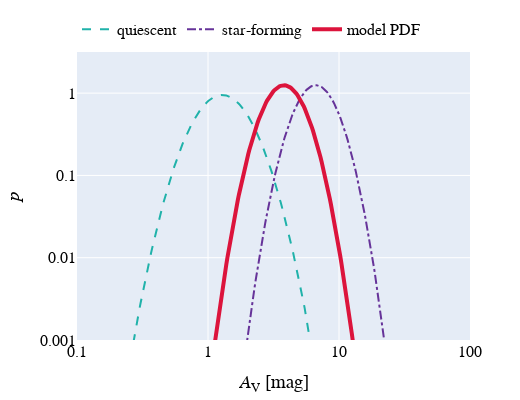

Notebook cell for this chart:
### Code cell
av_diff, pdf_diff, avtot_diff = pdfchem.makepdf(1.4, 0.42)
av_sf, pdf_sf, avtot_sf = pdfchem.makepdf(7, 0.32)

fig = go.Figure()
fig.add_trace(go.Scatter(x=av_diff, y=pdf_diff,
                    mode='lines',line=dict(color='LightSeaGreen', width=2, dash = 'dash'), hovertemplate = ' ',
                    name='quiescent'))
fig.add_trace(go.Scatter(x=av_sf, y=pdf_sf,
                    mode='lines', line=dict(color='RebeccaPurple ', width=2, dash = 'dashdot'),hovertemplate = ' ',
                    name='star-forming'))
if not PDF_input_flag.value:
    av_bar, s, metallicity = _mean.value, _width.value, metallicity.value
    av_m, pdf_m, avtot = pdfchem.makepdf(av_bar, s)
    fig.add_trace(go.Scatter(x=av_m, y=pdf_m, mode='lines', hovertemplate = ' ',
    line = dict(color='Crimson', width=4), name='model PDF'))
elif my_PDF.filename:
    try:
        d = np.genfromtxt(my_PDF.filepath)  # user specified PDF
        av = d[:,0]; pdf = d[:,1]
        fig.add_trace(go.Scatter(x=av_m, y=pdf_m, mode='lines', line = dict(color='Crimson', width=4), name='user PDF'), hovertemplate = ' ',)
    except:
        if my_PDF.filename[-4:] == 'fits':
            av, pdf = pdfchem.NH_fits_to_pdf(my_PDF.filepath)
            fig.add_trace(go.Scatter(x=av_m, y=pdf_m, mode='lines', line = dict(color='Crimson', width=4), name='user PDF'))
fig.update_xaxes(title_text='<i>A</i><sub>V</sub> [mag]', type='log', range = [-1, 2], nticks=4, title_font_family='Rockwell')
fig.update_yaxes(title_text='<i>p</i>', type='log', range = [-3, 0.5], nticks=4, title_font_family='Rockwell')

fig.update_layout(width = 520, height = 400,
                   margin=dict(l=50, r=50, b=50, t=25),
                   font=dict(family="Rockwell",size=16,color="black"),
                   hoverlabel_font=dict(family="Rockwell",size=18,color="white"),
                   legend=dict(orientation="h", yanchor="bottom", y=1.02,),
                   )
fig.show()

### Figure 1 — Plotly figure (JSON) as saved in the notebook; plotly's stock layout.template omitted (floating-point values rounded to 4 significant figures; data arrays with more than 128 entries replaced by an {"elided": "..."} marker saying what was removed)
{"data": [{"hovertemplate": " ", "line": {"color": "LightSeaGreen", "dash": "dash", "width": 2}, "mode": "lines", "name": "quiescent", "type": "scatter", "x": {"elided": "501 float values"}, "y": {"elided": "501 float values"}}, {"hovertemplate": " ", "line": {"color": "RebeccaPurple ", "dash": "dashdot", "width": 2}, "mode": "lines", "name": "star-forming", "type": "scatter", "x": {"elided": "501 float values"}, "y": {"elided": "501 float values"}}, {"hovertemplate": " ", "line": {"color": "Crimson", "width": 4}, "mode": "lines", "name": "model PDF", "type": "scatter", "x": {"elided": "501 float values"}, "y": {"elided": "501 float values"}}], "layout": {"font": {"color": "black", "family": "Rockwell", "size": 16}, "height": 400, "hoverlabel": {"font": {"color": "white", "family": "Rockwell", "size": 18}}, "legend": {"orientation": "h", "y": 1.02, "yanchor": "bottom"}, "margin": {"b": 50, "l": 50, "r": 50, "t": 25}, "width": 520, "xaxis": {"nticks": 4, "range": [-1, 2], "title": {"font": {"family": "Rockwell"}, "text": "<i>A</i><sub>V</sub> [mag]"}, "type": "log"}, "yaxis": {"nticks": 4, "range": [-3, 0.5], "title": {"font": {"family": "Rockwell"}, "text": "<i>p</i>"}, "type": "log"}}}
